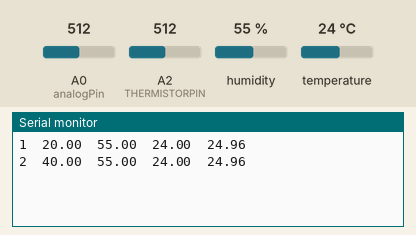
Recording of a sketch running on a simulated Arduino Uno, built with avr-gcc and run on an emulated ATmega328P. Shown: the last lines printed to the serial monitor. The test bench sets the inputs (shaded band); at power-on: humidity 55 %, A0 (analogPin) = 512, A2 (THERMISTORPIN) = 512, temperature 24 °C.

Above: at 1.8 s.
1.9 s: humidity set to 22 %
At 2.9 s:
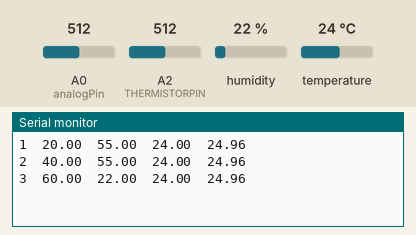
3.4 s: A0 (analogPin) set to 716
At 4.7 s:
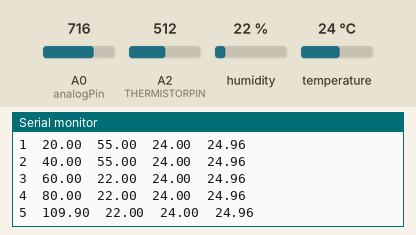
4.9 s: A2 (THERMISTORPIN) set to 716
At 6.1 s:
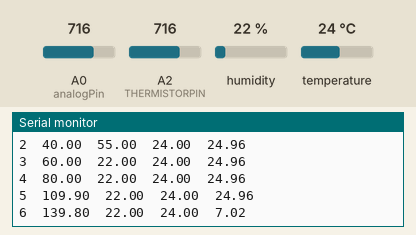
6.4 s: temperature set to 12 °C
At 6.4 s:
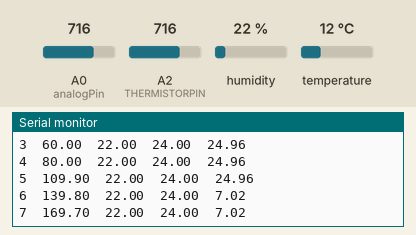
7.9 s: A0 (analogPin) set to 992
At 8.9 s:
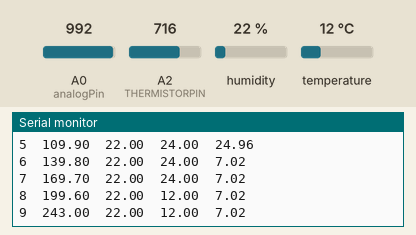
9.4 s: A2 (THERMISTORPIN) set to 992
At 10.0 s:
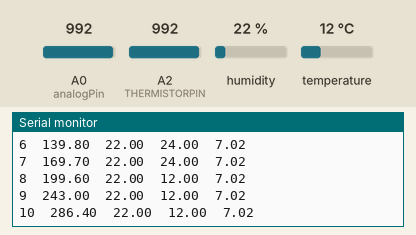
Timing chart, 0 to 12.4 s (numbered marks = the images above; inputs shaded):
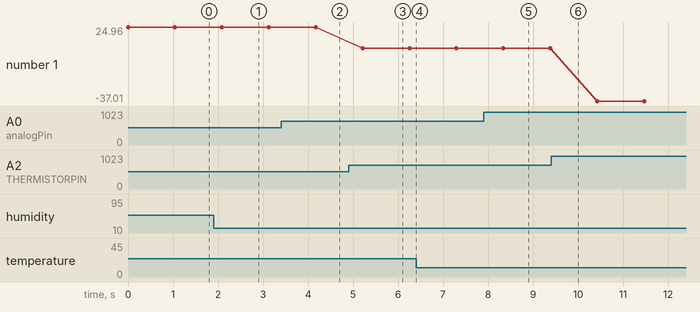

Measured:
- after the input at 1.9 s, the serial monitor: prints a new line after 0.19 s (image 1)
- after the input at 3.4 s, the serial monitor: prints a new line after 0.77 s (image 2)
- after the input at 4.9 s, the serial monitor: prints a new line after 0.31 s (image 3)
- after the input at 7.9 s, the serial monitor: prints a new line after 0.44 s (image 5)
- plotted number 1: 24.96 → 7.02 after the input at 4.9 s, 7.02 → -37.01 after the input at 9.4 s

The sketch:

MasterFile.ino
```cpp
// (licence header left out)
// thermistor-1.ino Simple test program for a thermistor for Adafruit Learning System
// https://learn.adafruit.com/thermistor/using-a-thermistor by Limor Fried, Adafruit Industries
// MIT License - please keep attribution and consider buying parts from Adafruit

// the value of the 'other' resistor
#define SERIESRESISTOR 5000

// What pin to connect the sensor to
// which analog pin to connect
#define THERMISTORPIN A2
// resistance at 25 degrees C
#define THERMISTORNOMINAL 5000
// temp. for nominal resistance (almost always 25 C)
#define TEMPERATURENOMINAL 25
// The beta coefficient of the thermistor (usually 3000-4000)
#define BCOEFFICIENT 3935
// the value of the 'other' resistor
#define SERIESRESISTOR 5000

float reading;

#include <SPI.h>
#include "Adafruit_Si7021.h"

int timer = 0;

int analogPin = A0;
float vout;
float temp;

Adafruit_Si7021 sensor = Adafruit_Si7021();

const int numReadings = 10;

int readings[numReadings];      // the readings from the analog input
int readIndex = 0;              // the index of the current reading
float total = 0;                  // the running total
float average = 0;                // the average

void setup() {
  // put your setup code here, to run once:

  Serial.begin(9600); // was 115200, will try 9600 now.
  analogReference(DEFAULT);

  while (!Serial) {
    ; // wait for serial port to connect. Needed for native USB port only
    delay(10);
  }

  //Serial.println("Si7021 test!");

  if (!sensor.begin()) {
    Serial.println("Did not find Si7021 sensor!");
    while (true)
      ;
  }

  /* Serial.print("Found model ");
  switch(sensor.getModel()) {
    case SI_Engineering_Samples:
      Serial.print("SI engineering samples"); break;
    case SI_7013:
      Serial.print("Si7013"); break;
    case SI_7020:
      Serial.print("Si7020"); break;
    case SI_7021:
      Serial.print("Si7021"); break;
    case SI_UNKNOWN:
    default:
      Serial.print("Unknown");

  }
  /*Serial.print(" Rev(");
  //Serial.print(sensor.getRevision());
  //Serial.print(")");
  Serial.print(" Serial #"); Serial.print(sensor.sernum_a, HEX); Serial.println(sensor.sernum_b, HEX);
  */
  for (int thisReading = 0; thisReading < numReadings; thisReading++)
  {
    readings[thisReading] = 0;
  }
}


void loop() {
  // put your main code here, to run repeatedly:

  int a = analogRead(analogPin);

  vout = (a/1024.0)*5000;
  temp = (vout - 500)/10; // converts raw voltage to temperature

  //Serial.println(temp);

  // subtract the last reading:
  total = total - readings[readIndex];
  // read from the sensor:
  readings[readIndex] = temp;
  // add the reading to the total:
  total = total + readings[readIndex];
  // advance to the next position in the array:
  readIndex = readIndex + 1;

  // if we're at the end of the array...
  if (readIndex >= numReadings) {
    // ...wrap around to the beginning:
    readIndex = 0;
  }

  // calculate the average:
  float old_average = average;
  average = total * 1.0 / numReadings;
  // send it to the computer as ASCII digits
  /*
  Serial.print("TMP-36 Temp:  ");
  Serial.println(average);
  delay(1000);

  Serial.print("Humidity:    ");
  Serial.print(sensor.readHumidity(), 2);
  Serial.print("\tTemperature: ");
  Serial.println(sensor.readTemperature(), 2);
  delay(1000);
  */
  reading = analogRead(THERMISTORPIN);

  //DEBUG CODE// Serial.print("Analog reading ");
  //DEBUG CODE// Serial.println(reading);

  // convert the value to resistance
  reading = (1023 / reading)  - 1;     // (1023/ADC - 1)
  reading = SERIESRESISTOR / reading;  // 10K / (1023/ADC - 1)
  //DEBUG CODE// Serial.print("Thermistor resistance ");
  //DEBUG CODE// Serial.println(reading);

  float steinhart;
  steinhart = reading / THERMISTORNOMINAL;     // (R/Ro)
  steinhart = log(steinhart);                  // ln(R/Ro)
  steinhart /= BCOEFFICIENT;                   // 1/B * ln(R/Ro)
  steinhart += 1.0 / (TEMPERATURENOMINAL + 273.15); // + (1/To)
  steinhart = 1.0 / steinhart;                 // Invert
  steinhart -= 273.15;                         // convert absolute temp to C

  /*
  Serial.print("Thermistor Temperature ");
  Serial.println(steinhart);
  delay(4000);
  */

  timer = timer + 1;

  Serial.print(timer); // Current Time reading in Seconds
  Serial.print("\t");
  Serial.print(average); //TMP-36 Temperature Reading
  Serial.print("\t");
  Serial.print(sensor.readHumidity(), 2); //SI7021 Humidity Reading
  Serial.print("\t");
  Serial.print(sensor.readTemperature(), 2); // SI7021 Temperature Reading
  Serial.print("\t");
  Serial.println(steinhart); // Thermistor Temperature Reading.
  delay(1000);
}
```
